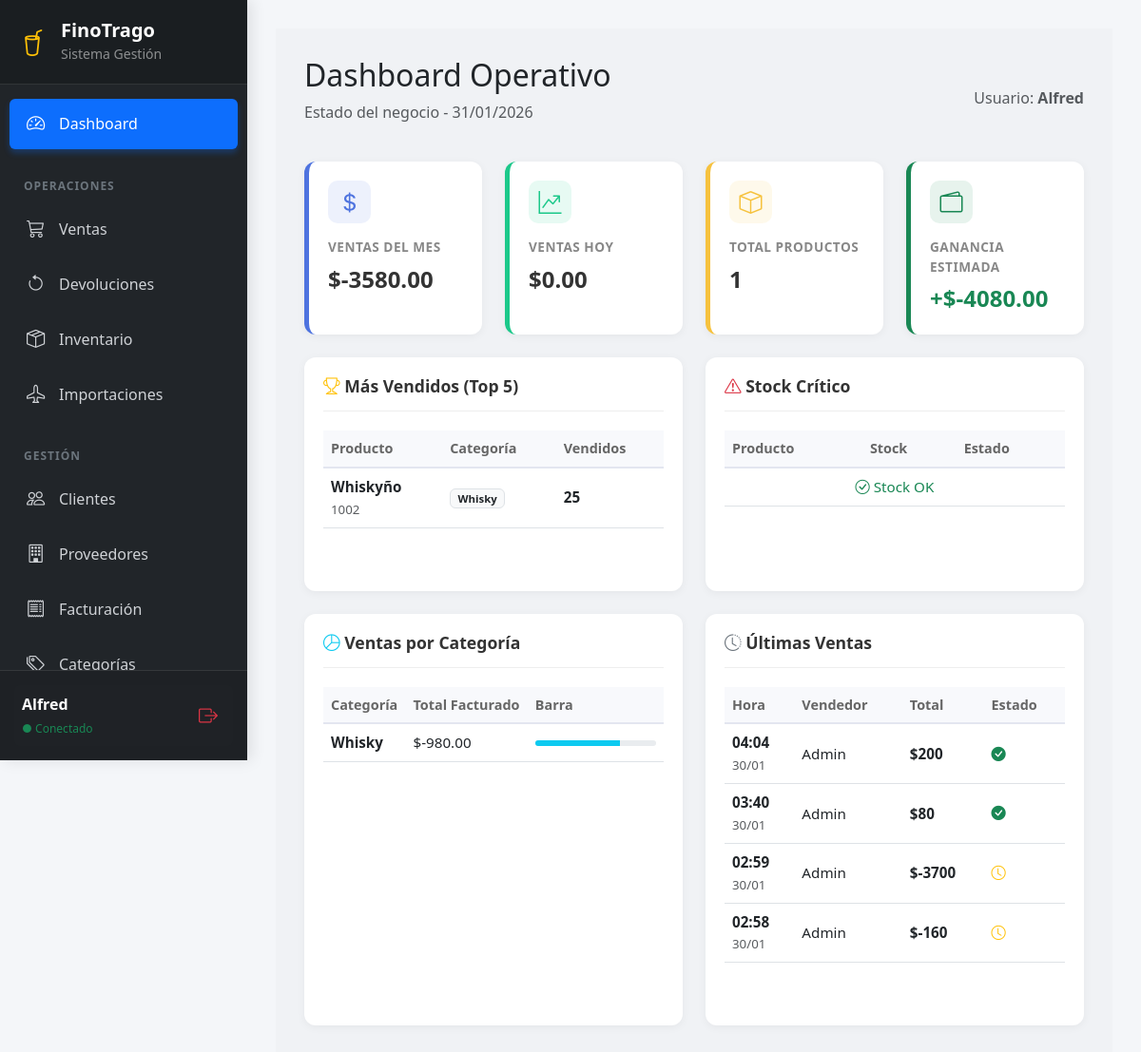
The page / (signed in) on the database as committed earlier.
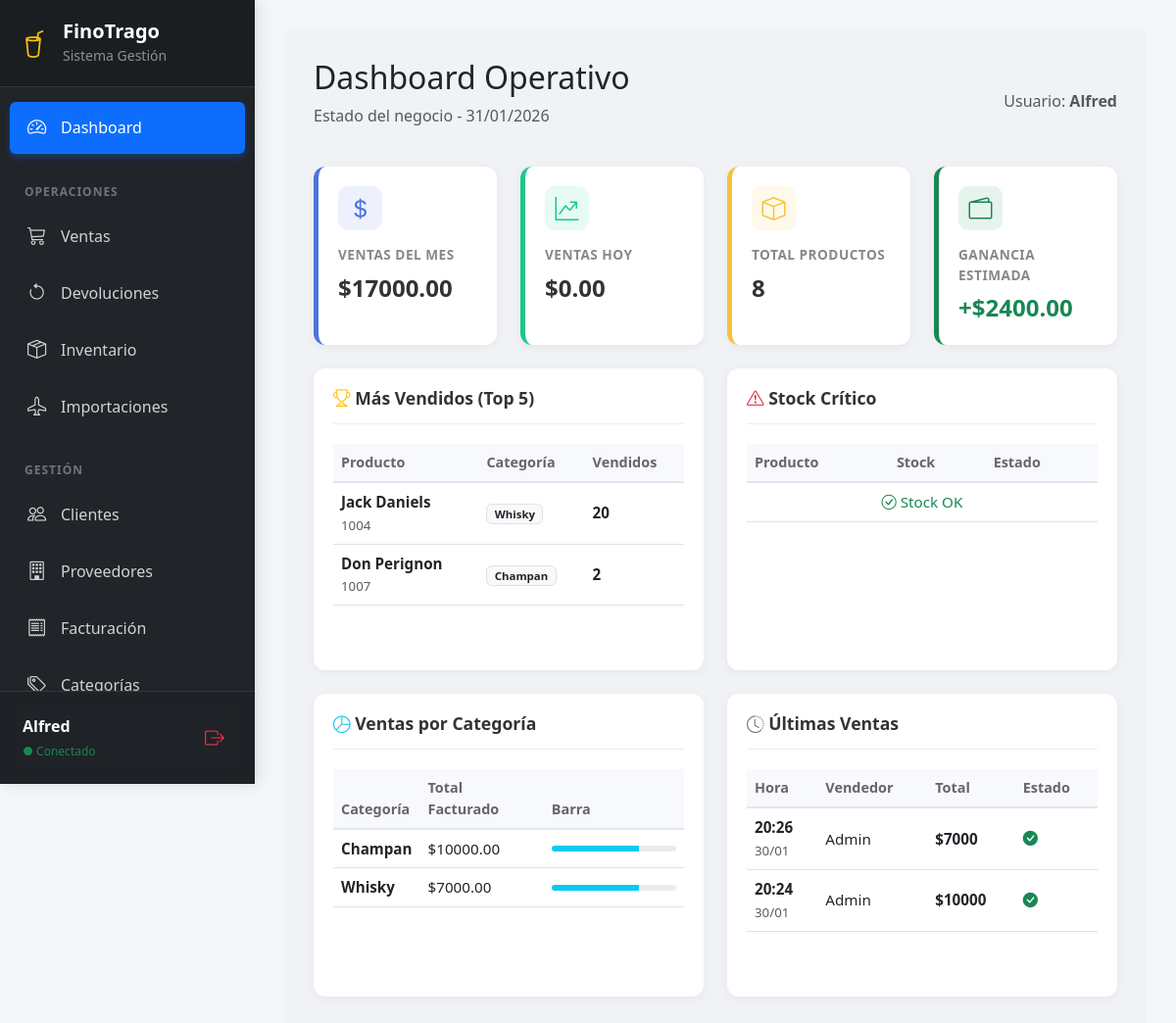
The same page on the database as committed later.
### dashboard/models.py (models this page shows, shortened)
class Producto(models.Model):
    nombre = models.CharField(max_length=100)
    descripcion = models.TextField(blank=True, null=True)
    codigo = models.CharField(max_length=50, unique=True) # Vital para inventario
    categoria = models.ForeignKey(Categoria, on_delete=models.SET_NULL, null=True)
    proveedor = models.ForeignKey(Proveedor, on_delete=models.SET_NULL, null=True)
    ubicacion = models.ForeignKey(Ubicacion, on_delete=models.SET_NULL, null=True)
    precio_compra = models.DecimalField(max_digits=10, decimal_places=2, validators=[MinValueValidator(0)])
    precio_venta = models.DecimalField(max_digits=10, decimal_places=2, validators=[MinValueValidator(0)])
    stock_actual = models.IntegerField(default=0, validators=[MinValueValidator(0)])
    stock_minimo = models.IntegerField(default=5, validators=[MinValueValidator(0)])
    tipo = models.CharField(max_length=20, default='Varios') # VINO, RON, etc.
    marca = models.CharField(max_length=50, blank=True)
    activo = models.BooleanField(default=True)

class Categoria(models.Model):
    nombre = models.CharField(max_length=50)
    descripcion = models.CharField(max_length=150, blank=True, null=True)
    PERMISOS_DEFECTO = [
        ("modulo_dashboard", "Acceso al dashboard principal"),
        ("modulo_usuarios", "Gestión de usuarios"),
        ("modulo_categorias", "Gestión de categorías de productos"),
        ("modulo_facturacion", "Facturación y ventas"),
        ("modulo_proveedores", "Gestión de proveedores"),
        ("modulo_clientes", "Gestión de clientes"),
        ("modulo_inventario", "Gestión de productos"),
        ("modulo_importacion", "Gestión de importaciones"),
        ("modulo_ventas", "Gestión de ventas"),
        ("modulo_reportes", "Acceso a reportes"),
    ]
    class Meta:
        verbose_name_plural = "Categorías"

class Venta(models.Model):
    ESTADOS = [
        ('PENDIENTE', 'Pendiente'),
        ('PAGADO', 'Pagado / Exitoso'),
        ('CANCELADO', 'Cancelado'),
    ]
    cliente = models.ForeignKey(Cliente, on_delete=models.CASCADE)
    usuario = models.ForeignKey(User, on_delete=models.CASCADE)
    fecha = models.DateTimeField(auto_now_add=True)
    total = models.DecimalField(max_digits=10, decimal_places=2, default=0, validators=[MinValueValidator(0)])
    observacion = models.TextField(blank=True, null=True)
    estado = models.CharField(max_length=20, choices=ESTADOS, default='PENDIENTE')

### dashboard/decorators.py (the view)
        def wrapper(request, *args, **kwargs):
            perfil = getattr(request.user, 'perfil', None)
            if not perfil or not perfil.tiene_permiso(nombre_permiso):
                messages.error(request, "No tienes permisos para realizar esta acción.")
                return redirect('dashboard:principal')
            return view_func(request, *args, **kwargs)

### dashboard/models.py (called while the page is built)
    def tiene_permiso(self, permiso):
        if not self.rol:
            return False
        return self.rol.permisos.filter(nombre=permiso).exists()

### dashboard/views.py (called while the page is built)
@login_required
@permiso_requerido('modulo_dashboard')
def principal(request):
    return dashboard_principal(request)

### dashboard/templates/dashboard/principal.html (shortened to what the changed rows need)
{% extends "dashboard/base.html" %}
{% block content %}
<div class="main-content">
    <div class="d-flex justify-content-between align-items-center mb-4">
        <div>
            <h2>Dashboard Operativo</h2>
        </div>
    </div>
    <div class="row mb-4">
        <div class="col-md-3">
            <div class="stat-card primary">
                <div class="icon"><i class="bi bi-currency-dollar"></i></div>
                <div class="stat-label">Ventas del Mes</div>
                <div class="stat-value">${{ total_ventas_mes|floatformat:2 }}</div>
            </div>
        </div>
        <div class="col-md-3">
            <div class="stat-card warning">
                <div class="icon"><i class="bi bi-box"></i></div>
                <div class="stat-label">Total Productos</div>
                <div class="stat-value">{{ total_productos }}</div>
            </div>
        </div>
        <div class="col-md-3">
            <div class="stat-card profit">
                <div class="icon"><i class="bi bi-wallet2"></i></div>
                <div class="stat-label">Ganancia Estimada</div>
                <div class="stat-value text-success">+${{ ganancia_estimada|floatformat:2 }}</div>
            </div>
        </div>
    </div>
    <div class="row">
        <div class="col-md-6 mb-4">
            <div class="chart-card">
                <div class="table-responsive">
                    <table class="table table-custom table-hover">
                        <thead>
                            <tr>
                                <th>Producto</th>
                                <th>Categoría</th>
                                <th>Vendidos</th>
                            </tr>
                        </thead>
                        <tbody>
                            {% for producto in productos_top %}
                            <tr>
                                <td>
                                    <strong>{{ producto.producto__nombre }}</strong><br>
                                    <small class="text-muted">{{ producto.producto__codigo }}</small>
                                </td>
                                <td><span class="badge bg-light text-dark border">{{ producto.producto__categoria__nombre|default:"--" }}</span></td>
                                <td class="fw-bold">{{ producto.cantidad_vendida }}</td>
                            </tr>
                            {% empty %}
                            <tr><td colspan="3" class="text-center text-muted">Sin movimientos</td></tr>
                            {% endfor %}
                        </tbody>
                    </table>
                </div>
            </div>
        </div>
        <div class="col-md-6 mb-4">
            <div class="chart-card alert-stock">
                <div class="table-responsive">
                    <table class="table table-custom table-hover">
                        <thead>
                            <tr>
                                <th>Producto</th>
                                <th>Stock</th>
                                <th>Estado</th>
                            </tr>
                        </thead>
                    </table>
                </div>
            </div>
        </div>
    </div>
    <div class="row">
        <div class="col-md-6 mb-4">
            <div class="chart-card">
                <div class="table-responsive">
                    <table class="table table-custom table-hover">
                        <thead>
                            <tr>
                                <th>Categoría</th>
                                <th>Total Facturado</th>
                                <th style="width: 40%;">Barra</th>
                            </tr>
                        </thead>
                        <tbody>
                            {% for cat in ventas_por_categoria %}
                            <tr>
                                <td><strong>{{ cat.producto__categoria__nombre }}</strong></td>
                                <td>${{ cat.total|floatformat:2 }}</td>
                                <td>
                                    <div class="progress" style="height: 6px;">
                                        <div class="progress-bar bg-info" role="progressbar" style="width: 70%"></div>
                                    </div>
                                </td>
                            </tr>
                            {% empty %}
                            <tr><td colspan="3" class="text-center text-muted">Sin datos</td></tr>
                            {% endfor %}
                        </tbody>
                    </table>
                </div>
            </div>
        </div>
        <div class="col-md-6 mb-4">
            <div class="chart-card">
                <div class="table-responsive">
                    <table class="table table-custom table-hover">
                        <thead>
                            <tr>
                                <th>Hora</th>
                                <th>Vendedor</th>
                                <th>Total</th>
                                <th>Estado</th>
                            </tr>
                        </thead>
                        <tbody>
                            {% for v in ultimas_ventas %}
                            <tr>
                                <td>
                                    <div class="fw-bold">{{ v.fecha|date:"H:i" }}</div>
                                    <small class="text-muted">{{ v.fecha|date:"d/m" }}</small>
                                </td>
                                <td>{{ v.usuario.nombre|default:"Admin" }}</td>
                                <td class="fw-bold">${{ v.total|floatformat:0 }}</td>
                                <td>
                                    {% if v.estado == 'PAGADO' %}
                                    <i class="bi bi-check-circle-fill text-success"></i>
                                    {% else %}
                                    <i class="bi bi-clock text-warning"></i>
                                    {% endif %}
                                </td>
                            </tr>
                            {% empty %}
                            <tr><td colspan="4" class="text-center text-muted">Sin actividad reciente</td></tr>
                            {% endfor %}
                        </tbody>
                    </table>
                </div>
            </div>
        </div>
    </div>
</div>
{% endblock %}

Rows that differ between the two databases and show on the page:
no longer on this page (row unchanged): Producto: producto__nombre "Whiskyño", producto__codigo "1002", producto__categoria__nombre "Whisky", cantidad_vendida "25"
removed Venta: fecha "04:04", fecha "30/01", usuario.nombre "Admin", total "200", estado "PAGADO" (drawn)
removed Venta: fecha "03:40", fecha "30/01", usuario.nombre "Admin", total "80", estado "PAGADO" (drawn)
removed Venta: fecha "02:59", fecha "30/01", usuario.nombre "Admin", total "-3700", estado "CANCELADO" (drawn)
removed Venta: fecha "02:58", fecha "30/01", usuario.nombre "Admin", total "-160", estado "CANCELADO" (drawn)
added Producto: producto__nombre "Jack Daniels", producto__codigo "1004", producto__categoria__nombre "Whisky", cantidad_vendida "20"
added Producto: producto__nombre "Don Perignon", producto__codigo "1007", producto__categoria__nombre "Champan", cantidad_vendida "2"
added Categoria: producto__categoria__nombre "Champan", total "10000.00"
computed for Categoria "Whisky": total "-980.00" → "7000.00"
added Venta: fecha "20:26", fecha "30/01", usuario.nombre "Admin", total "7000", estado "PAGADO" (drawn)
added Venta: fecha "20:24", fecha "30/01", usuario.nombre "Admin", total "10000", estado "PAGADO" (drawn)
Other text that changed with them:
{{ total_ventas_mes|floatformat:2 }}: "-3580.00" → "17000.00"
{{ total_productos }}: "1" → "8"
{{ ganancia_estimada|floatformat:2 }}: "-4080.00" → "2400.00"
